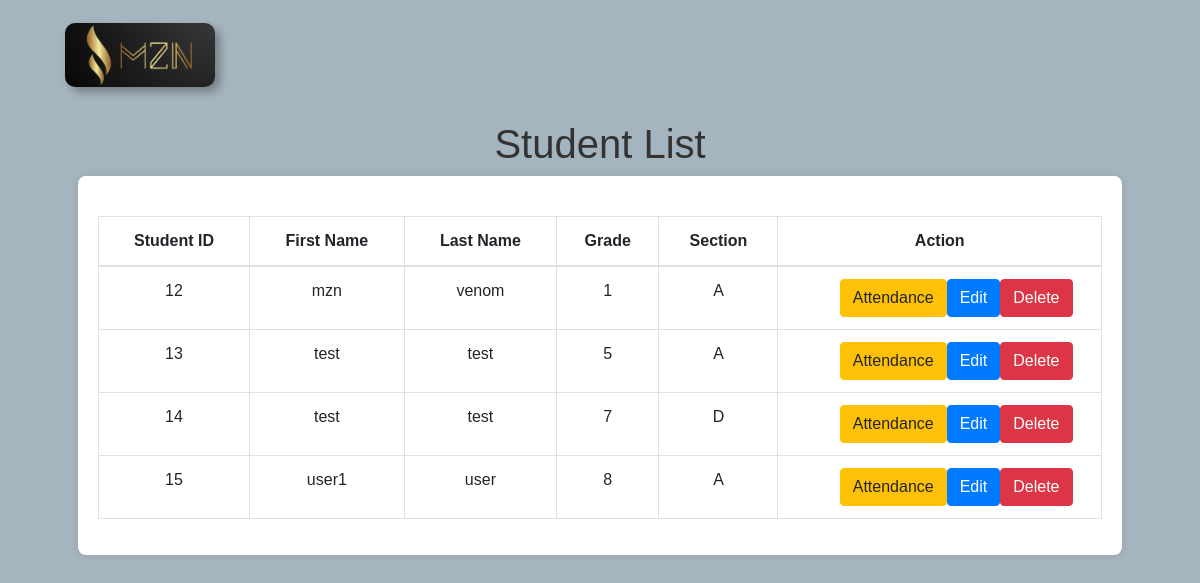
Page /admin/manage_students.php on the earlier database version.
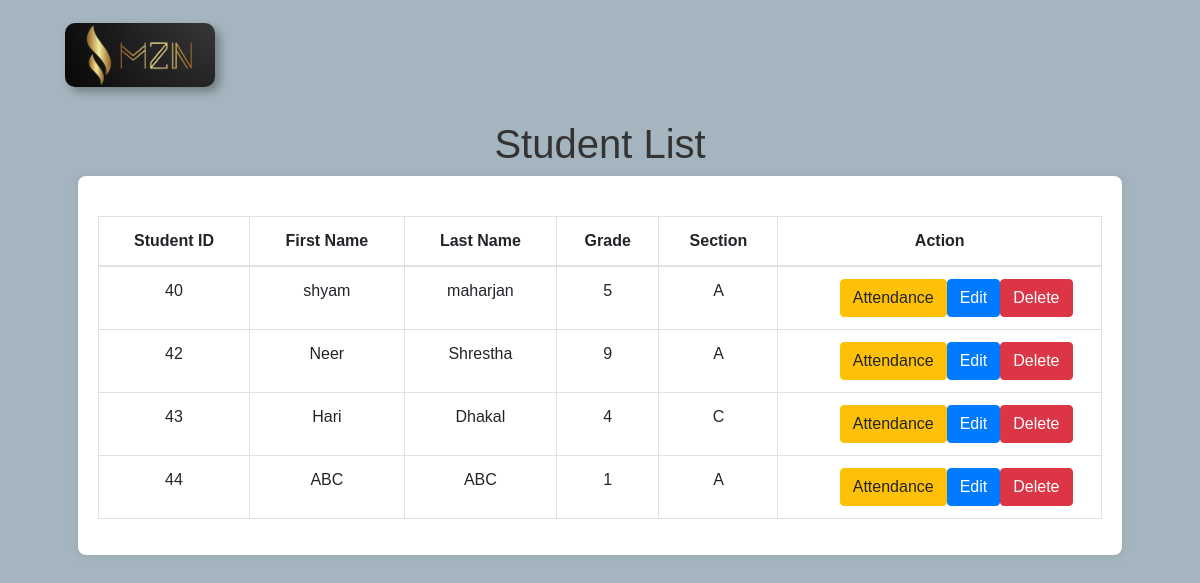
Same page on the later database version.
### tables this page shows
CREATE TABLE `student_details` (
  `sid` int NOT NULL,
  `first_name` varchar(100) NOT NULL,
  `last_name` varchar(100) NOT NULL,
  `address` text,
  `image` blob,
  `fathers_name` varchar(100) DEFAULT NULL,
  `mothers_name` varchar(100) DEFAULT NULL,
  `grade` varchar(50) DEFAULT NULL,
  `section` varchar(50) DEFAULT NULL,
  `gender` varchar(10) DEFAULT NULL,
  `dob` date NOT NULL,
  `mobileno` varchar(15) NOT NULL,
  `email` varchar(100) NOT NULL,
  `qr_code` varchar(255) DEFAULT NULL,
  `created_date` timestamp NULL DEFAULT CURRENT_TIMESTAMP
);

### admin/manage_students.php (the view, shortened to what this page needs)
<?php
$servername = "localhost";
$username = "root";
$password = "";
$dbname = "attendance_sys";
$conn = new mysqli($servername, $username, $password, $dbname);
$students = [];
$sql = "SELECT sid, first_name, last_name, grade, section FROM student_details";
$result = $conn->query($sql);
if ($result->num_rows > 0) {
    while ($row = $result->fetch_assoc()) {
        $students[] = $row;
    }
}
?>
<!DOCTYPE html>
<html lang="en">
<head>
    <link href="https://cdn.jsdelivr.net/npm/bootstrap@5.3.0-alpha3/dist/css/bootstrap.min.css" rel="stylesheet">
    <?php include './header.php' ?>
</head>
<body>
    <div class="brand-container">
        <a class="logo-brand" href="./dashboard.php">
            <img class="logo" src="./images/logo.png" alt="logo" />
        </a>
    </div>
    <h1>Student List</h1>
    <div class="container">
        <?php if (count($students) > 0): ?>
            <table class="table table-bordered">
                <thead>
                    <tr>
                        <th>Student ID</th>
                        <th>First Name</th>
                        <th>Last Name</th>
                        <th>Grade</th>
                        <th>Section</th>
                        <th>Action</th>
                    </tr>
                </thead>
                <tbody>
                    <?php foreach ($students as $student): ?>
                        <tr>
                            <td><?php echo htmlspecialchars($student['sid']); ?></td>
                            <td><?php echo htmlspecialchars($student['first_name']); ?></td>
                            <td><?php echo htmlspecialchars($student['last_name']); ?></td>
                            <td><?php echo htmlspecialchars($student['grade']); ?></td>
                            <td><?php echo htmlspecialchars($student['section']); ?></td>
                            <td>
                                <div class="btn-container">
                                    <a class="btn btn-warning"
                                        href="view_attendance.php?sid=<?php echo $student['sid']; ?>">Attendance</a>
                                    <a class="btn btn-primary"
                                        href="edit_student.php?sid=<?php echo $student['sid']; ?>">Edit</a>
                                    <a class="btn btn-danger" href="delete_student.php?sid=<?php echo $student['sid']; ?>"
                                        onclick="return confirm('Are you sure you want to delete this student?');">Delete</a>
                                </div>
                            </td>
                        </tr>
                    <?php endforeach; ?>
                </tbody>
            </table>
        <?php else: ?>
            <p>No students found in the database.</p>
        <?php endif; ?>
    </div>
</body>
</html>

### admin/header.php
<link rel="stylesheet" href="https://maxcdn.bootstrapcdn.com/bootstrap/4.5.2/css/bootstrap.min.css">
<link rel="stylesheet" href="../static/css/style.css">

### static/css/style.css (style rules this page uses)
body { background-color: #a5b5bf; margin: 0; padding: 0; }
.brand-container { display: flex; justify-content: space-between; align-items: center; padding: 20px 65px; height: 100px; }
.logo-brand img { max-width: 150px; border-radius: 10px; transition: transform 0.3s ease-in-out, box-shadow 0.3s ease-in-out; box-shadow: 5px 5px 10px rgba(0, 0, 0, 0.3); }

### admin/manage_students.php (style rules this page uses)
body { font-family: Arial, sans-serif; margin: 20px; background-color: #a5b5bf; }
.container { width: 90%; margin: auto; background-color: white; padding: 20px; border-radius: 8px; box-shadow: 0px 0px 10px rgba(0, 0, 0, 0.1); }
.logo-brand img { margin-bottom: 30px; margin-left: -20px; max-width: 150px; border-radius: 10px; transition: transform 0.3s ease-in-out, box-shadow 0.3s ease-in-out; box-shadow: 5px 5px 10px rgba(0, 0, 0, 0.3); }
h1 { text-align: center; color: #333; }
table { width: 100%; border-collapse: collapse; margin-top: 20px; }
table, th, td { border: 1px solid #ddd; }
th, td { padding: 12px; text-align: center; }
th { background-color: #f2f2f2; color: #333; }
.btn-container { display: flex; justify-content: space-between; width: 200px; margin: auto; }

Differences in the rows shown:
removed student_details: sid "12", first_name "mzn", last_name "venom", grade "1", section "A"
removed student_details: sid "13", first_name "test", last_name "test", grade "5", section "A"
removed student_details: sid "14", first_name "test", last_name "test", grade "7", section "D"
removed student_details: sid "15", first_name "user1", last_name "user", grade "8", section "A"
added student_details: sid "40", first_name "shyam", last_name "maharjan", grade "5", section "A"
added student_details: sid "42", first_name "Neer", last_name "Shrestha", grade "9", section "A"
added student_details: sid "43", first_name "Hari", last_name "Dhakal", grade "4", section "C"
added student_details: sid "44", first_name "ABC", last_name "ABC", grade "1", section "A"
